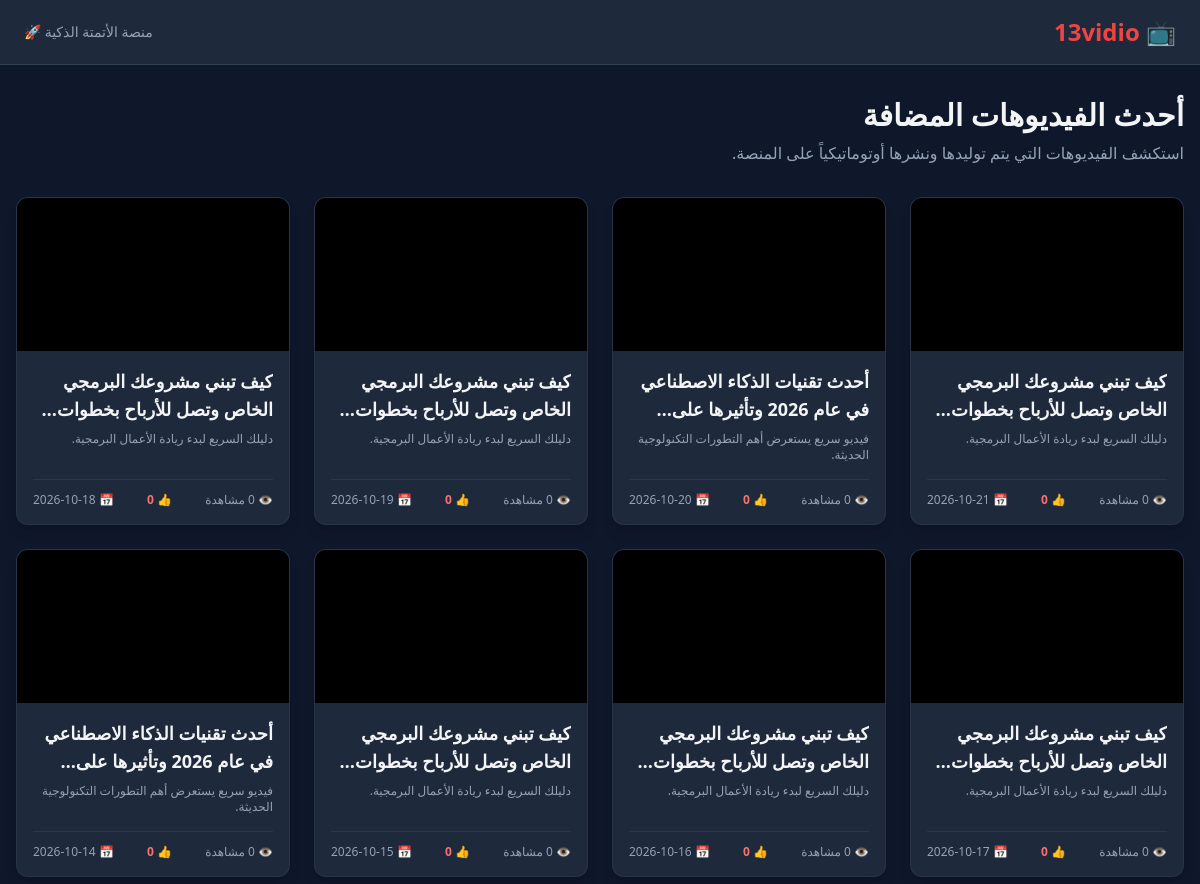
Before: / (upper part) with the older database file.
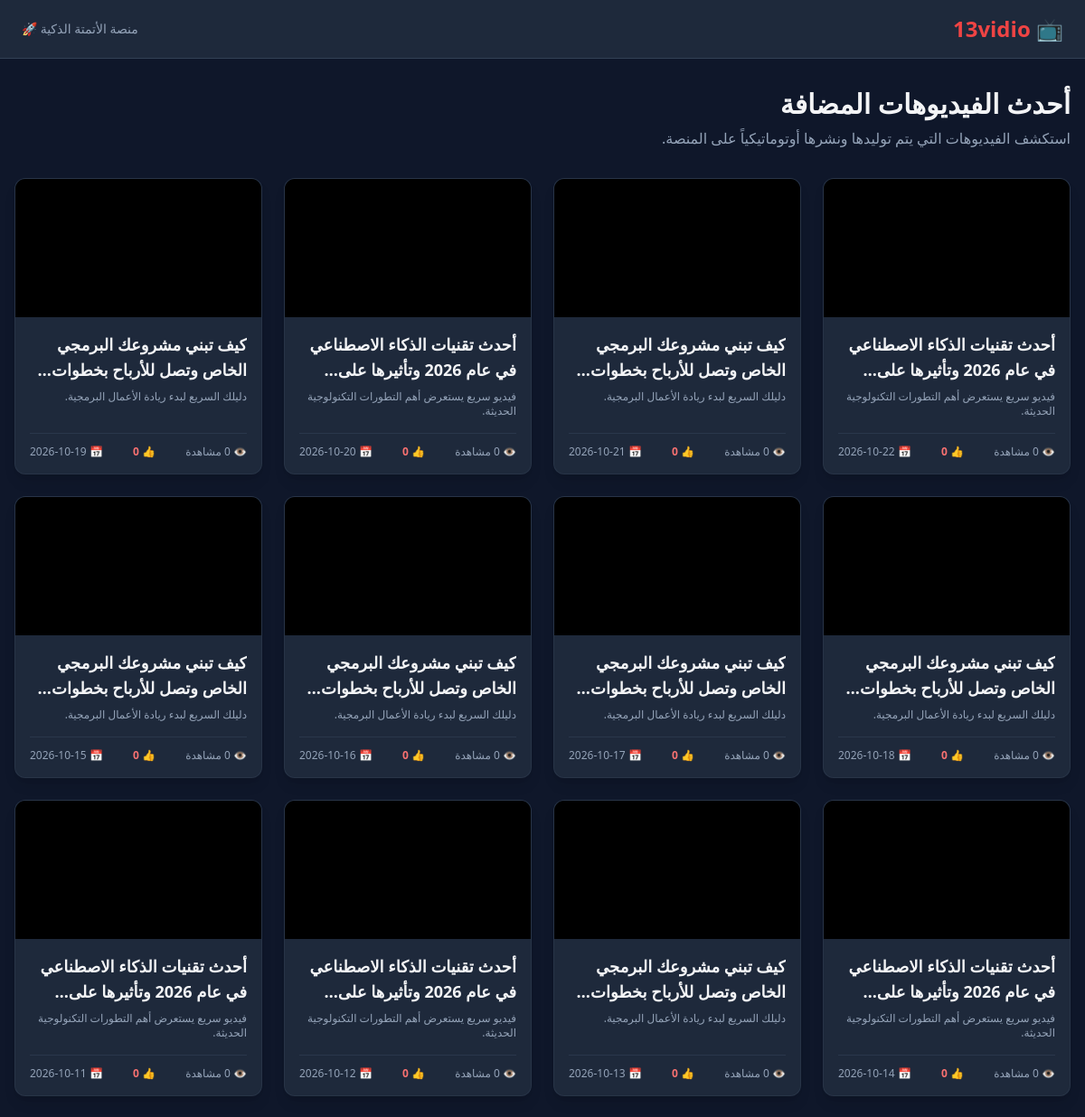
After: the same page with the newer database file.
### app.py (models this page shows)
class Video(db.Model):
  id = db.Column(db.Integer, primary_key=True)
  title = db.Column(db.String(200), nullable=False)
  description = db.Column(db.Text, nullable=True)
  video_url = db.Column(db.String(500), nullable=False)  # رابط الفيديو أو ملفه
  thumbnail_url = db.Column(
      db.String(500), nullable=True
  )  # صورة مصغرة للفيديو
  views = db.Column(db.Integer, default=0)
  likes = db.Column(db.Integer, default=0)
  created_at = db.Column(db.DateTime, default=datetime.utcnow)
  comments = db.relationship(
      "Comment", backref="video", lazy=True, cascade="all, delete-orphan"
  )

### app.py (the view)
@app.route("/")
def index():
  videos = Video.query.order_by(Video.created_at.desc()).all()
  return render_template("index.html", videos=videos)

### templates/index.html (shortened to what this page needs)
<!DOCTYPE html>
<html lang="ar" dir="rtl">
<head>
    <script src="https://cdn.tailwindcss.com"></script>
</head>
<body class="bg-slate-900 text-gray-100 min-h-screen">
    <nav class="bg-slate-800 border-b border-slate-700 px-6 py-4 flex justify-between items-center sticky top-0 z-50">
        <a href="{{ url_for('index') }}" class="text-2xl font-extrabold text-red-500 flex items-center gap-2">
            📺 13vidio
        </a>
        <div class="text-sm text-slate-400">
            منصة الأتمتة الذكية 🚀
        </div>
    </nav>
    <main class="max-w-7xl mx-auto px-4 py-8">
        <div class="mb-8">
            <h1 class="text-3xl font-bold mb-2">أحدث الفيديوهات المضافة</h1>
            <p class="text-slate-400">استكشف الفيديوهات التي يتم توليدها ونشرها أوتوماتيكياً على المنصة.</p>
        </div>
        <div class="grid grid-cols-1 sm:grid-cols-2 md:grid-cols-3 lg:grid-cols-4 gap-6">
            {% for video in videos %}
            <div class="bg-slate-800 rounded-xl overflow-hidden shadow-lg border border-slate-700/50 hover:border-red-500/50 transition duration-300 flex flex-col">
                <a href="{{ url_for('watch_video', video_id=video.id) }}" class="block aspect-video bg-black relative group">
                </a>
                <div class="p-4 flex flex-col flex-grow justify-between">
                    <div>
                        <a href="{{ url_for('watch_video', video_id=video.id) }}">
                            <h2 class="font-bold text-lg mb-2 line-clamp-2 hover:text-red-400 transition">{{ video.title }}</h2>
                        </a>
                        <p class="text-slate-400 text-xs line-clamp-2 mb-4">{{ video.description or "لا يوجد وصف." }}</p>
                    </div>
                    <div class="pt-3 border-t border-slate-700/60 flex justify-between items-center text-xs text-slate-400">
                        <span>👁️ {{ video.views }} مشاهدة</span>
                        <span class="text-red-400 font-semibold">👍 {{ video.likes }}</span>
                        <span>📅 {{ video.created_at.strftime('%Y-%m-%d') }}</span>
                    </div>
                </div>
            </div>
            {% else %}
            <div class="col-span-full text-center py-20 bg-slate-800/50 rounded-2xl border border-slate-800">
                <p class="text-xl text-slate-400 mb-2">لا توجد فيديوهات مضافة حتى الآن!</p>
                <p class="text-sm text-slate-500">قم بتشغيل أداة الأتمتة على جيت هب لتوليد أول فيديو.</p>
            </div>
            {% endfor %}
        </div>
    </main>
</body>
</html>

Changed rows visible on the page:
added Video: title "أحدث تقنيات الذكاء الاصطناعي في عام 2026 وتأثيرها…", description "فيديو سريع يستعرض أهم التطورات التكنولوجية الحديثة.", views "0", likes "0", created_at "2026-10-22"
now on this page (row unchanged): Video: title "كيف تبني مشروعك البرمجي الخاص وتصل للأرباح…", description "دليلك السريع لبدء ريادة الأعمال البرمجية.", views "0", likes "0", created_at "2026-10-13"
now on this page (row unchanged): Video: title "أحدث تقنيات الذكاء الاصطناعي في عام 2026 وتأثيرها…", description "فيديو سريع يستعرض أهم التطورات التكنولوجية الحديثة.", views "0", likes "0", created_at "2026-10-12"
now on this page (row unchanged): Video: title "أحدث تقنيات الذكاء الاصطناعي في عام 2026 وتأثيرها…", description "فيديو سريع يستعرض أهم التطورات التكنولوجية الحديثة.", views "0", likes "0", created_at "2026-10-11"
